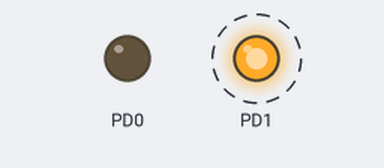
Bench run of a program on a simulated ATmega328P, built with avr-gcc and emulated at 8 MHz (the files do not name the chip). On the bench: output pins drawn as LEDs (lit = HIGH). Dashed ring = blinking.

Above: at 0.2 s.
Timing chart, 0 to 3.0 s (numbered marks = the images above):
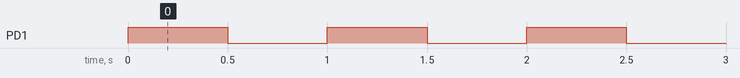

The program:

main.cpp
```cpp
#include <avr/io.h>
#include <util/delay.h>
#include <stdint.h>
#include <util/twi.h>
#include <avr/interrupt.h>
//#include <Wire.h>

/* I2C clock in Hz */
#define SCL_CLOCK  100000L
#define I2C_ADDRESS 0x21

void led_on(uint8_t led)
{
    PORTD |= 1u << led;
}

void led_off(uint8_t led)
{
    PORTD &= ~(1u << led);
}

void blink_led_short(uint8_t led)
{
    led_on(led);
    _delay_ms(500);
    led_off(led);
    _delay_ms(500);
}

void I2C_init(uint8_t address)
{
    cli();
    // load address into TWI address register
    TWAR = address << 1;
    // set the TWCR to enable address matching and enable TWI, clear TWINT, enable TWI interrupt
    TWCR = (1<<TWIE) | (1<<TWEA) | (1<<TWINT) | (1<<TWEN);
    sei();
}

void I2C_stop(void)
{
    // clear acknowledge and enable bits
    cli();
    TWCR = 0;
    TWAR = 0;
    sei();
}

volatile uint8_t data;

ISR(TWI_vect)
{
    switch(TW_STATUS)
    {
        case TW_SR_DATA_ACK:
            // received data from master, call the receive callback
            data = TWDR;
            TWCR = (1<<TWIE) | (1<<TWINT) | (1<<TWEA) | (1<<TWEN);
            if(data == 'X')
                blink_led_short(0);
            break;
        case TW_ST_SLA_ACK:
            // master is requesting data, call the request callback
            TWDR = data;
            TWCR = (1<<TWIE) | (1<<TWINT) | (1<<TWEA) | (1<<TWEN);
            break;
        case TW_ST_DATA_ACK:
            // master is requesting data, call the request callback
            TWDR = data;
            TWCR = (1<<TWIE) | (1<<TWINT) | (1<<TWEA) | (1<<TWEN);
            break;
        case TW_BUS_ERROR:
            // some sort of erroneous state, prepare TWI to be readdressed
            TWCR = 0;
            TWCR = (1<<TWIE) | (1<<TWINT) | (1<<TWEA) | (1<<TWEN);
            break;
        default:
            TWCR = (1<<TWIE) | (1<<TWINT) | (1<<TWEA) | (1<<TWEN);
            break;
    }
}

//volatile int x = 0;
//
//void receiveEvent(int howMany)
//{
//    blink_led_short(0);
//    while(1 < Wire.available()) {
//        Wire.read();
//        x++;
//    }
//
//    Wire.read();
//    x++;
//}

int main()
{
    DDRD = 1u;
    DDRD |= 1u << 1;

    I2C_init(I2C_ADDRESS);

    while(1)
    {
        blink_led_short(1);
    };

//    Wire.begin(70);
//    Wire.onReceive(receiveEvent);
//
//    while(1) {
//        if(x) {
//            blink_led_short(0);
//            x--;
//        }
//
//        blink_led_short(1);
//    }
}
```

i2cmaster.c
```cpp
/*************************************************************************
* Title:    I2C master library using hardware TWI interface
* Author:   Peter Fleury <pfleury@gmx.ch>  http://jump.to/fleury
* File:     $Id: twimaster.c,v 1.4 2015/01/17 12:16:05 peter Exp $
* Software: AVR-GCC 3.4.3 / avr-libc 1.2.3
* Target:   any AVR device with hardware TWI
* Usage:    API compatible with I2C Software Library i2cmaster.h
**************************************************************************/
#include <inttypes.h>
#include <compat/twi.h>

#include "i2cmaster.h"


/* define CPU frequency in hz here if not defined in Makefile */
#ifndef F_CPU
#define F_CPU 16000000UL
#endif

/* I2C clock in Hz */
#define SCL_CLOCK  100000L


/*************************************************************************
 Initialization of the I2C bus interface. Need to be called only once
*************************************************************************/
void i2c_init(void)
{
  /* initialize TWI clock: 100 kHz clock, TWPS = 0 => prescaler = 1 */

  TWSR = 0;                         /* no prescaler */
  TWBR = ((F_CPU/SCL_CLOCK)-16)/2;  /* must be > 10 for stable operation */

}/* i2c_init */


/*************************************************************************
  Issues a start condition and sends address and transfer direction.
  return 0 = device accessible, 1= failed to access device
*************************************************************************/
unsigned char i2c_start(unsigned char address)
{
    uint8_t   twst;

	// send START condition
	TWCR = (1<<TWINT) | (1<<TWSTA) | (1<<TWEN);

	// wait until transmission completed
	while(!(TWCR & (1<<TWINT)));

	// check value of TWI Status Register. Mask prescaler bits.
	twst = TW_STATUS & 0xF8;
	if ( (twst != TW_START) && (twst != TW_REP_START)) return 1;

	// send device address
	TWDR = address;
	TWCR = (1<<TWINT) | (1<<TWEN);

	// wail until transmission completed and ACK/NACK has been received
	while(!(TWCR & (1<<TWINT)));

	// check value of TWI Status Register. Mask prescaler bits.
	twst = TW_STATUS & 0xF8;
	if ( (twst != TW_MT_SLA_ACK) && (twst != TW_MR_SLA_ACK) ) return 1;

	return 0;

}/* i2c_start */


/*************************************************************************
 Issues a start condition and sends address and transfer direction.
 If device is busy, use ack polling to wait until device is ready

 Input:   address and transfer direction of I2C device
*************************************************************************/
void i2c_start_wait(unsigned char address)
{
    uint8_t   twst;


    while ( 1 )
    {
	    // send START condition
	    TWCR = (1<<TWINT) | (1<<TWSTA) | (1<<TWEN);

    	// wait until transmission completed
    	while(!(TWCR & (1<<TWINT)));

    	// check value of TWI Status Register. Mask prescaler bits.
    	twst = TW_STATUS & 0xF8;
    	if ( (twst != TW_START) && (twst != TW_REP_START)) continue;

    	// send device address
    	TWDR = address;
    	TWCR = (1<<TWINT) | (1<<TWEN);

    	// wail until transmission completed
    	while(!(TWCR & (1<<TWINT)));

    	// check value of TWI Status Register. Mask prescaler bits.
    	twst = TW_STATUS & 0xF8;
    	if ( (twst == TW_MT_SLA_NACK )||(twst ==TW_MR_DATA_NACK) )
    	{
    	    /* device busy, send stop condition to terminate write operation */
	        TWCR = (1<<TWINT) | (1<<TWEN) | (1<<TWSTO);

	        // wait until stop condition is executed and bus released
	        while(TWCR & (1<<TWSTO));

    	    continue;
    	}
    	//if( twst != TW_MT_SLA_ACK) return 1;
    	break;
     }

}/* i2c_start_wait */


/*************************************************************************
 Issues a repeated start condition and sends address and transfer direction

 Input:   address and transfer direction of I2C device

 Return:  0 device accessible
          1 failed to access device
*************************************************************************/
unsigned char i2c_rep_start(unsigned char address)
{
    return i2c_start( address );

}/* i2c_rep_start */


/*************************************************************************
 Terminates the data transfer and releases the I2C bus
*************************************************************************/
void i2c_stop(void)
{
    /* send stop condition */
	TWCR = (1<<TWINT) | (1<<TWEN) | (1<<TWSTO);

	// wait until stop condition is executed and bus released
	while(TWCR & (1<<TWSTO));

}/* i2c_stop */


/*************************************************************************
  Send one byte to I2C device

  Input:    byte to be transfered
  Return:   0 write successful
            1 write failed
*************************************************************************/
unsigned char i2c_write( unsigned char data )
{
    uint8_t   twst;

	// send data to the previously addressed device
	TWDR = data;
	TWCR = (1<<TWINT) | (1<<TWEN);

	// wait until transmission completed
	while(!(TWCR & (1<<TWINT)));

	// check value of TWI Status Register. Mask prescaler bits
	twst = TW_STATUS & 0xF8;
	if( twst != TW_MT_DATA_ACK) return 1;
	return 0;

}/* i2c_write */


/*************************************************************************
 Read one byte from the I2C device, request more data from device

 Return:  byte read from I2C device
*************************************************************************/
unsigned char i2c_readAck(void)
{
	TWCR = (1<<TWINT) | (1<<TWEN) | (1<<TWEA);
	while(!(TWCR & (1<<TWINT)));

    return TWDR;

}/* i2c_readAck */


/*************************************************************************
 Read one byte from the I2C device, read is followed by a stop condition

 Return:  byte read from I2C device
*************************************************************************/
unsigned char i2c_readNak(void)
{
	TWCR = (1<<TWINT) | (1<<TWEN);
	while(!(TWCR & (1<<TWINT)));

    return TWDR;

}/* i2c_readNak */
```

i2cmaster.h
```cpp
#ifndef _I2CMASTER_H
#define _I2CMASTER_H

#include "avr/io.h"

/** defines the data direction (reading from I2C device) in i2c_start(),i2c_rep_start() */
#define I2C_READ    1

/** defines the data direction (writing to I2C device) in i2c_start(),i2c_rep_start() */
#define I2C_WRITE   0

/**
 @brief initialize the I2C master interace. Need to be called only once
 @return none
 */
extern void i2c_init(void);

/**
 @brief Terminates the data transfer and releases the I2C bus
 @return none
 */
extern void i2c_stop(void);

/**
 @brief Issues a start condition and sends address and transfer direction

 @param    addr address and transfer direction of I2C device
 @retval   0   device accessible
 @retval   1   failed to access device
 */
extern unsigned char i2c_start(unsigned char addr);

/**
 @brief Issues a repeated start condition and sends address and transfer direction

 @param   addr address and transfer direction of I2C device
 @retval  0 device accessible
 @retval  1 failed to access device
 */
extern unsigned char i2c_rep_start(unsigned char addr);

/**
 @brief Issues a start condition and sends address and transfer direction

 If device is busy, use ack polling to wait until device ready
 @param    addr address and transfer direction of I2C device
 @return   none
 */
extern void i2c_start_wait(unsigned char addr);

/**
 @brief Send one byte to I2C device
 @param    data  byte to be transfered
 @retval   0 write successful
 @retval   1 write failed
 */
extern unsigned char i2c_write(unsigned char data);

/**
 @brief    read one byte from the I2C device, request more data from device
 @return   byte read from I2C device
 */
extern unsigned char i2c_readAck(void);

/**
 @brief    read one byte from the I2C device, read is followed by a stop condition
 @return   byte read from I2C device
 */
extern unsigned char i2c_readNak(void);

/**
 @brief    read one byte from the I2C device

 Implemented as a macro, which calls either @ref i2c_readAck or @ref i2c_readNak

 @param    ack 1 send ack, request more data from device<br>
               0 send nak, read is followed by a stop condition
 @return   byte read from I2C device
 */
extern unsigned char i2c_read(unsigned char ack);
#define i2c_read(ack)  (ack) ? i2c_readAck() : i2c_readNak();
#endif
```

Measured:
- by itself, PD1: alternates HIGH for 0.50 s and LOW for 0.50 s
